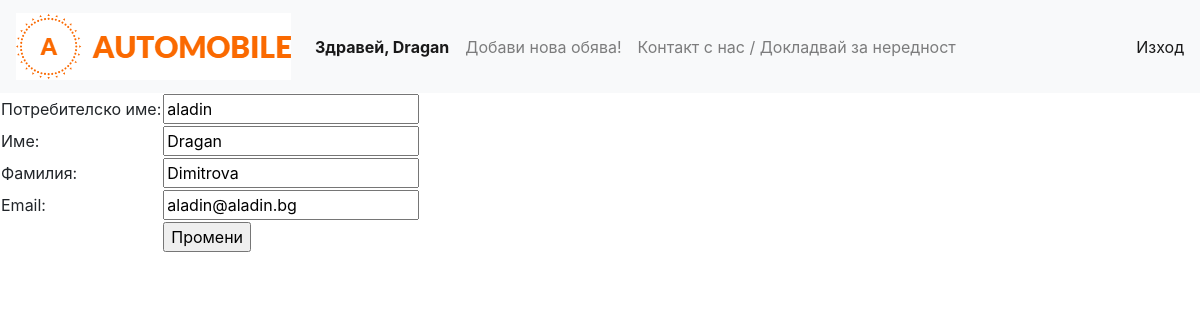
Page /change_data.php (signed in) on the earlier database version.
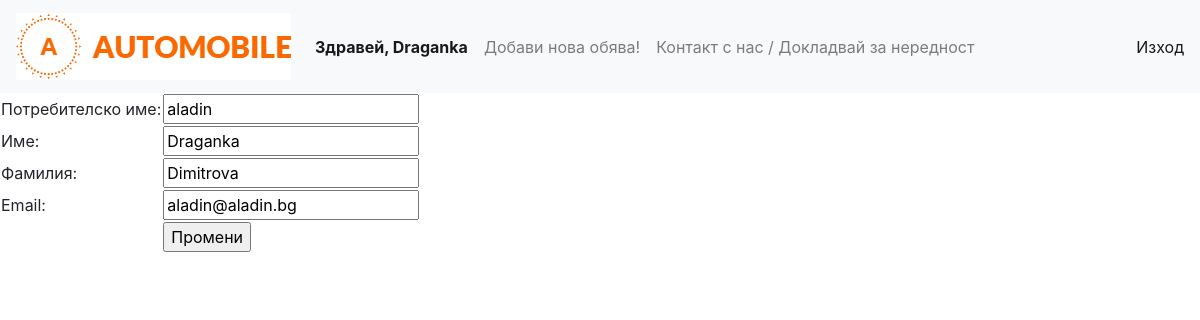
Same page on the later database version.
### tables this page shows
CREATE TABLE IF NOT EXISTS `users` (
  `id` int(11) NOT NULL AUTO_INCREMENT,
  `username` varchar(50) NOT NULL,
  `password` varchar(128) NOT NULL,
  `email` varchar(64) NOT NULL,
  `first_name` varchar(50) DEFAULT NULL,
  `last_name` varchar(50) DEFAULT NULL,
  PRIMARY KEY (`id`)
);

### change_data.php (called while the page is built, shortened)
<?php
include_once ('views/header.logged.view.php');
$user_data = Repository::getSome($db, 'users', 'id', $_SESSION['id'])[0];
$username = $user_data->username;
$first_name = $user_data->first_name;
$last_name = $user_data->last_name;
$email = $user_data->email;
include_once ('views/change_data.view.php');

### Repository.php (called while the page is built, shortened)
<?php
class Repository
{
    public static function getSome(PDO $db, $table, $condition, $value, $columns = ['*']){
        $columns = implode(', ', $columns);
        $stmt = $db->query("SELECT {$columns} FROM {$table} WHERE {$condition}={$value}");
        $result = [];
        while ($row = $stmt->fetchObject()){
            $result[] = $row;
        }
        return $result;
    }
}

### views/change_data.view.php (the view)
<form action="" method="post">
    <table>
        <tr>
            <td>Потребителско име: </td>
            <td><input type="text" name="username" value="<?= $username ?>" /></td>
        </tr>
        <tr>
            <td>Име:</td>
            <td><input type="text" name="first_name" value="<?= $first_name ?>" /></td>
        </tr>
        <tr>
            <td>Фамилия:</td>
            <td><input type="text" name="last_name" value="<?= $last_name ?>" /></td>
        </tr>
        <tr>
            <td>Email:</td>
            <td><input type="text" name="email" value="<?= $email ?>" /></td>
        </tr>
        <tr>
            <td></td>
            <td><input type="submit" value="Промени" name="updateData"></td>
        </tr>
    </table>
</form>

### views/header.logged.view.php (shortened to what this page needs)
<!DOCTYPE html>
<html>
<head>
    <link type="text/css" rel="stylesheet" href="../css/bootstrap.css">
    <link type="text/css" rel="stylesheet" href="../css/logged.css">
</head>
<body>
<?php
if (isset($_SESSION['id'])) : ?>
<nav class="navbar navbar-expand-lg navbar-light bg-light">
  <a class="navbar-brand" href="../index.php"><img src="../Images/logo.png" alt="logo"></a>
  <div class="collapse navbar-collapse" id="navbarText">
    <ul class="navbar-nav mr-auto">
      <li class="nav-item active">
        <a class="nav-link" href="../profile.php">
            <strong>Здравей, <?= $_SESSION['first_name'] ?></strong>
        </a>
      </li>
      <li class="nav-item">
        <a class="nav-link" href="../add-car.php">Добави нова обява!</a>
      </li>
      <li class="nav-item">
        <a class="nav-link" href="../report-us.php">Контакт с нас / Докладвай за нередност</a>
      </li>
    </ul>
    <span class="navbar-text">
      <a href="../logout.php">Изход</a>
    </span>
  </div>
</nav>
<?php endif; ?>

Differences in the rows shown:
changed users "aladin": first_name "Dragan" → "Draganka"
Other differences:
$_SESSION['first_name']: "Dragan" → "Draganka"
